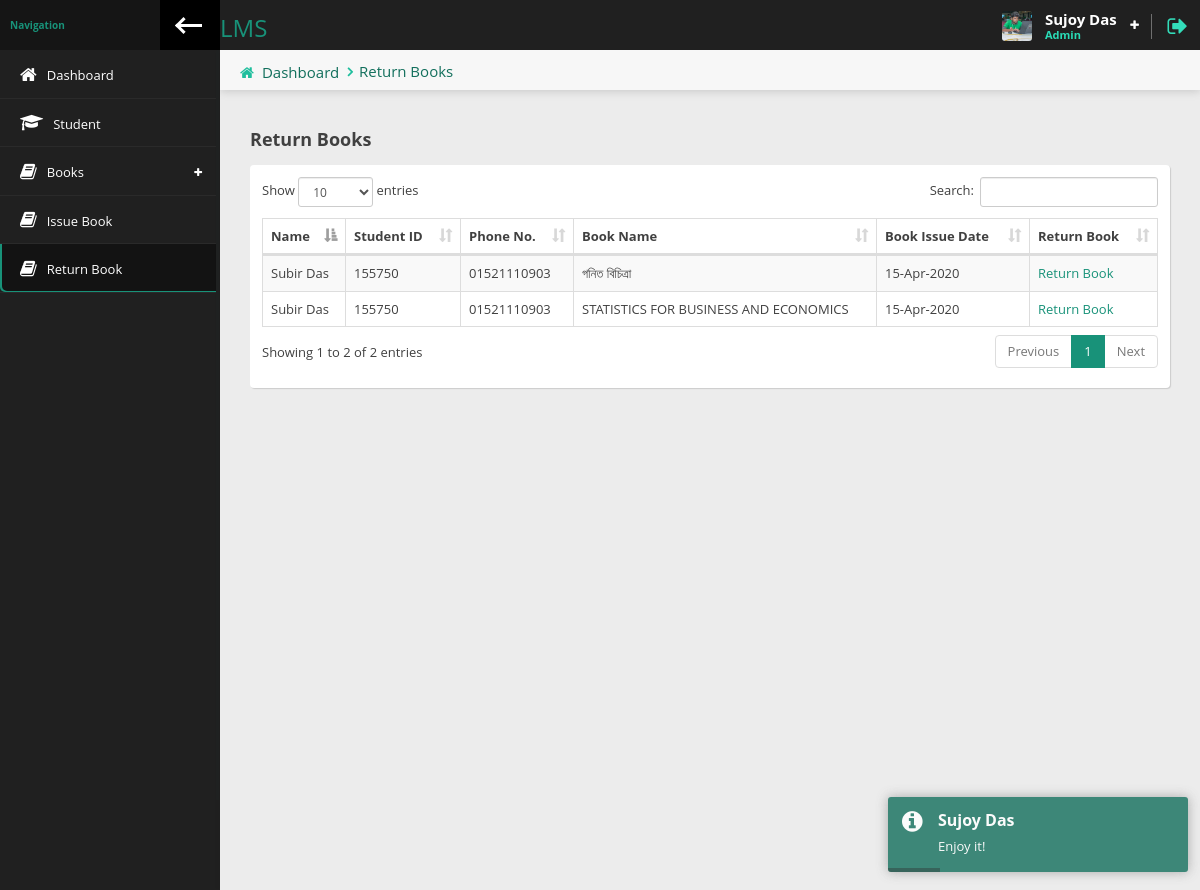
The page /Librarian/return-book.php (signed in) on the database its author committed.
### tables this page shows
CREATE TABLE `librarian` (
  `id` int(10) NOT NULL,
  `fname` varchar(50) NOT NULL,
  `email` varchar(50) NOT NULL,
  `username` varchar(50) NOT NULL,
  `password` varchar(50) NOT NULL,
  `token` varchar(50) NOT NULL,
  `mobile` varchar(50) NOT NULL,
  `image` varchar(50) DEFAULT NULL,
  `status` tinyint(1) NOT NULL,
  `datetime` timestamp NOT NULL DEFAULT current_timestamp()
);

CREATE TABLE `issue_books` (
  `id` int(5) NOT NULL,
  `student_id` int(5) NOT NULL,
  `book_id` int(5) NOT NULL,
  `book_issue_date` varchar(20) NOT NULL,
  `book_return_date` varchar(20) NOT NULL,
  `datetime` timestamp NOT NULL DEFAULT current_timestamp()
);

CREATE TABLE `student` (
  `id` int(6) NOT NULL,
  `fname` varchar(50) NOT NULL,
  `roll` int(6) NOT NULL,
  `email` varchar(50) NOT NULL,
  `username` varchar(50) NOT NULL,
  `password` varchar(100) NOT NULL,
  `token` varchar(50) NOT NULL,
  `phone` varchar(11) NOT NULL,
  `image` varchar(50) DEFAULT NULL,
  `status` tinyint(1) NOT NULL,
  `datetime` timestamp NOT NULL DEFAULT current_timestamp()
);

CREATE TABLE `books` (
  `id` int(5) NOT NULL,
  `book_name` varchar(70) DEFAULT NULL,
  `book_image` varchar(100) DEFAULT NULL,
  `book_author_name` varchar(50) DEFAULT NULL,
  `book_publication_name` varchar(50) DEFAULT NULL,
  `book_purchase_date` varchar(50) DEFAULT NULL,
  `book_price` varchar(10) DEFAULT NULL,
  `book_qty` int(5) DEFAULT NULL,
  `available_qty` int(5) DEFAULT NULL,
  `librarian_username` varchar(50) DEFAULT NULL,
  `datetime` timestamp NOT NULL DEFAULT current_timestamp()
);

### Librarian/return-book.php (the view, shortened to what this page needs)
<?php
include 'header.php';
?>
                <div class="content-header">
                    <div class="leftside-content-header">
                        <ul class="breadcrumbs">
                            <li><i class="fa fa-home" aria-hidden="true"></i><a href="#">Dashboard</a></li>
                            <li><a href="javascript:avoid(0)">Return Books</a></li>
                        </ul>
                    </div>
                </div>
                <div class="row animated fadeInUp">
                    <div class="col-sm-12">
                    <h4 class="section-subtitle"><b>Return Books</b></h4>
                    <div class="panel">
                        <div class="panel-content">
                            <div class="table-responsive">
                                <table id="basic-table" class="data-table table table-striped nowrap table-hover table-bordered" cellspacing="0" width="100%">
                                    <thead>
                                    <tr>
                                        <th>Name</th>
                                        <th>Student ID</th>
                                        <th>Phone No.</th>
                                        <th>Book Name</th>
                                        <th>Book Issue Date</th>
                                        <th>Return Book</th>
                                    </tr>
                                    </thead>
                                    <tbody>
                                        <?php
                                        $result = mysqli_query($con, "SELECT `issue_books`.`id`,`issue_books`.`book_id`,`issue_books`.`book_issue_date`,`student`.`fname`,`student`.`roll`,`student`.`phone`,`books`.`book_name`,`books`.`book_image`
                                            FROM `issue_books`
                                            INNER JOIN `student` ON `student`.`id`=`issue_books`.`student_id`
                                            INNER JOIN `books` ON `books`.`id`=`issue_books`.`book_id`
                                            WHERE `issue_books`.`book_return_date` = ''");
                                        while ($row = mysqli_fetch_assoc($result)) {
                                            ?>
                                            <tr>
                                               <td><?= ucwords($row['fname']) ?></td>
                                               <td><?= $row['roll'] ?></td>
                                               <td><?= $row['phone'] ?></td>
                                               <td><?= $row['book_name'] ?></td>
                                               <td><?= $row['book_issue_date'] ?></td>
                                               <td><a href="return-book.php?id=<?= base64_encode($row['id']) ?>&bookid=<?= base64_encode($row['book_id']) ?>">Return Book</a></td>
                                            </tr>
                                            <?php
                                        }
                                        ?>
                                    </tbody>
                                </table>
                            </div>
                        </div>
                    </div>
                </div>
                </div>
 <?php include 'footer.php'; ?>

### Librarian/header.php (shortened to what this page needs)
<?php
include '../connection.php';
$page = explode('/', $_SERVER['PHP_SELF']);
$page = end($page);
 $librarian_login = $_SESSION['librarian_login'];
 $result = mysqli_query($con, "SELECT * FROM `librarian` WHERE `username` = '$librarian_login' OR `email` = '$librarian_login'");
 $row = mysqli_fetch_assoc($result);
?>
<!doctype html>
<html lang="en" class="fixed left-sidebar-top">
<head>
    <link href="../assests/vendor/pace/pace-theme-minimal.css" rel="stylesheet" />
    <link rel="stylesheet" href="../assests/vendor/bootstrap/css/bootstrap.css">
    <link rel="stylesheet" href="../assests/vendor/font-awesome/css/font-awesome.css">
    <link rel="stylesheet" href="../assests/vendor/animate.css/animate.css">
    <link rel="stylesheet" href="../assests/vendor/toastr/toastr.min.css">
    <link rel="stylesheet" href="../assests/vendor/magnific-popup/magnific-popup.css">
    <link rel="stylesheet" href="../assests/vendor/data-table/media/css/dataTables.bootstrap.min.css">
    <link rel="stylesheet" href="../assests/stylesheets/css/style.css">
</head>
<body>
    <div class="wrap">
        <div class="page-header">
            <div class="leftside-header">
                <div class="logo">
                    <a href="index.php" class="on-click">
                        <h3> LMS</h3>
                    </a>
                </div>
            </div>
            <div class="rightside-header">
                <div class="header-section" id="user-headerbox">
                    <div class="user-header-wrap">
                        <div class="user-photo">
                            <img alt="profile photo" src="../images/librarian/<?= $row['image'] ?>" />
                        </div>
                        <div class="user-info">
                            <span class="user-name"><?= ucwords($row['fname']) ?></span>
                            <span class="user-profile">Admin</span>
                        </div>
                        <i class="fa fa-plus icon-open" aria-hidden="true"></i>
                    </div>
                </div>
                <div class="header-section">
                    <a href="logout.php" data-toggle="tooltip" data-placement="left" title="Logout"><i class="fa fa-sign-out log-out" aria-hidden="true"></i></a>
                </div>
            </div>
        </div>
        <div class="page-body">
            <div class="left-sidebar">
                <div class="left-sidebar-header">
                    <div class="left-sidebar-title">Navigation</div>
                    <div class="left-sidebar-toggle c-hamburger c-hamburger--htla hidden-xs" data-toggle-class="left-sidebar-collapsed" data-target="html">
                        <span></span>
                    </div>
                </div>
                <div id="left-nav" class="nano">
                    <div class="nano-content">
                        <nav>
                            <ul class="nav nav-left-lines" id="main-nav">
                                <li class="<?= $page == 'index.php' ? 'active-item':'' ?>"><a href="index.php"><i class="fa fa-home" aria-hidden="true"></i><span>Dashboard</span></a></li>
                                 <li class="<?= $page == 'student.php' ? 'active-item':'' ?>"><a href="student.php"><i class="fa fa-graduation-cap" aria-hidden="true"></i><span>Student</span></a></li>
                                 <li class="has-child-item close-item <?= $page == 'add-book.php' ? 'open-item':'' ?><?= $page == 'manage-book.php' ? 'open-item':'' ?>">
                                    <a><i class="fa fa-book" aria-hidden="true"></i><span>Books</span></a>
                                </li>
                                <li class="<?= $page == 'issue-book.php' ? 'active-item':'' ?>"><a href="issue-book.php"><i class="fa fa-book" aria-hidden="true"></i><span>Issue Book</span></a></li>
                                <li class="<?= $page == 'return-book.php' ? 'active-item':'' ?>"><a href="return-book.php"><i class="fa fa-book" aria-hidden="true"></i><span>Return Book</span></a></li>
                            </ul>
                        </nav>
                    </div>
                </div>
            </div>
            <div class="content">

### rows shown on the page
librarian: image (picture), fname "Sujoy Das"
issue_books: student.fname "Subir Das", student.roll "155750", student.phone "01521110903", book.book_name "গনিত বিচিত্রা", book_issue_date "15-Apr-2020"
issue_books: student.fname "Subir Das", student.roll "155750", student.phone "01521110903", book.book_name "STATISTICS FOR BUSINESS AND ECONOMICS", book_issue_date "15-Apr-2020"
